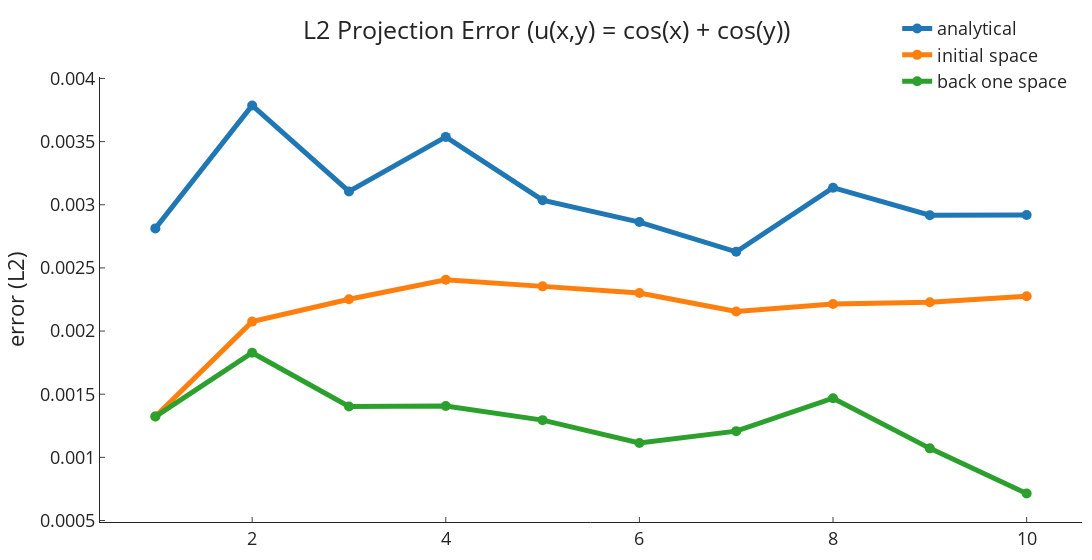

Notebook cell for this chart:
### Code cell
plot_n_L2_projections_error(cos_errors, "cos(x) + cos(y)")

### Figure 1 — Plotly figure (JSON) as saved in the notebook; plotly's stock layout.template omitted (floating-point values rounded to 4 significant figures)
{"data": [{"line": {"width": 5}, "marker": {"size": 10}, "name": "analytical", "type": "scatter", "x": [1, 2, 3, 4, 5, 6, 7, 8, 9, 10], "y": [0.002813, 0.003786, 0.003105, 0.003537, 0.003037, 0.002863, 0.002627, 0.003135, 0.002917, 0.002919]}, {"line": {"width": 5}, "marker": {"size": 10}, "name": "initial space", "type": "scatter", "x": [1, 2, 3, 4, 5, 6, 7, 8, 9, 10], "y": [0.001323, 0.002075, 0.002252, 0.002406, 0.002354, 0.002301, 0.002154, 0.002215, 0.002228, 0.002276]}, {"line": {"width": 5}, "marker": {"size": 10}, "name": "back one space", "type": "scatter", "x": [1, 2, 3, 4, 5, 6, 7, 8, 9, 10], "y": [0.001323, 0.001828, 0.001403, 0.001407, 0.001295, 0.001114, 0.001207, 0.001468, 0.001071, 0.0007138]}], "layout": {"font": {"size": 18}, "legend": {"bgcolor": "rgba(0,0,0,0)", "font": {"size": 18}, "orientation": "v", "x": 0.99, "xanchor": "right", "y": 1.15, "yanchor": "top"}, "margin": {"b": 10, "l": 10, "r": 10, "t": 60}, "title": {"text": "L2 Projection Error (u(x,y) = cos(x) + cos(y))", "x": 0.5}, "width": 1200, "xaxis": {"ticks": "inside"}, "yaxis": {"exponentformat": "power", "ticks": "inside", "title": {"text": "error (L2)"}}}}
